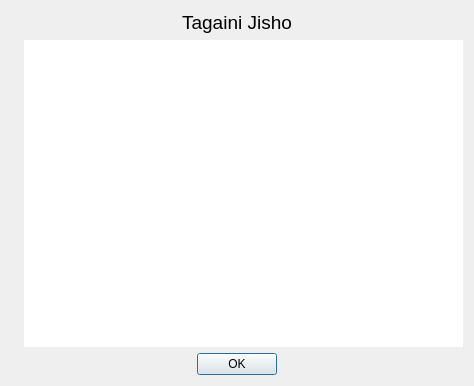
<?xml version="1.0" encoding="UTF-8"?>
<ui version="4.0">
 <class>AboutDialog</class>
 <widget class="QDialog" name="AboutDialog">
  <property name="geometry">
   <rect>
    <x>0</x>
    <y>0</y>
    <width>474</width>
    <height>386</height>
   </rect>
  </property>
  <property name="windowTitle">
   <string>About Tagaini Jisho</string>
  </property>
  <layout class="QVBoxLayout" name="verticalLayout">
   <item>
    <widget class="QLabel" name="title">
     <property name="font">
      <font>
       <pointsize>14</pointsize>
       <weight>50</weight>
       <bold>false</bold>
      </font>
     </property>
     <property name="text">
      <string>Tagaini Jisho</string>
     </property>
     <property name="alignment">
      <set>Qt::AlignCenter</set>
     </property>
    </widget>
   </item>
   <item>
    <layout class="QHBoxLayout" name="horizontalLayout">
     <item>
      <widget class="QLabel" name="logo">
       <property name="text">
        <string/>
       </property>
       <property name="pixmap">
        <pixmap resource="../../tagainijisho.qrc">:/images/tagainijisho.png</pixmap>
       </property>
       <property name="alignment">
        <set>Qt::AlignLeading|Qt::AlignLeft|Qt::AlignTop</set>
       </property>
      </widget>
     </item>
     <item>
      <widget class="QTextBrowser" name="credits">
       <property name="autoFillBackground">
        <bool>false</bool>
       </property>
       <property name="frameShape">
        <enum>QFrame::NoFrame</enum>
       </property>
       <property name="openExternalLinks">
        <bool>false</bool>
       </property>
       <property name="openLinks">
        <bool>false</bool>
       </property>
      </widget>
     </item>
    </layout>
   </item>
   <item>
    <widget class="QDialogButtonBox" name="buttonBox">
     <property name="orientation">
      <enum>Qt::Horizontal</enum>
     </property>
     <property name="standardButtons">
      <set>QDialogButtonBox::Ok</set>
     </property>
     <property name="centerButtons">
      <bool>true</bool>
     </property>
    </widget>
   </item>
  </layout>
 </widget>
 <resources>
  <include location="../../tagainijisho.qrc"/>
 </resources>
 <connections>
  <connection>
   <sender>buttonBox</sender>
   <signal>accepted()</signal>
   <receiver>AboutDialog</receiver>
   <slot>accept()</slot>
   <hints>
    <hint type="sourcelabel">
     <x>222</x>
     <y>371</y>
    </hint>
    <hint type="destinationlabel">
     <x>157</x>
     <y>274</y>
    </hint>
   </hints>
  </connection>
  <connection>
   <sender>buttonBox</sender>
   <signal>rejected()</signal>
   <receiver>AboutDialog</receiver>
   <slot>reject()</slot>
   <hints>
    <hint type="sourcelabel">
     <x>290</x>
     <y>377</y>
    </hint>
    <hint type="destinationlabel">
     <x>286</x>
     <y>274</y>
    </hint>
   </hints>
  </connection>
 </connections>
</ui>
